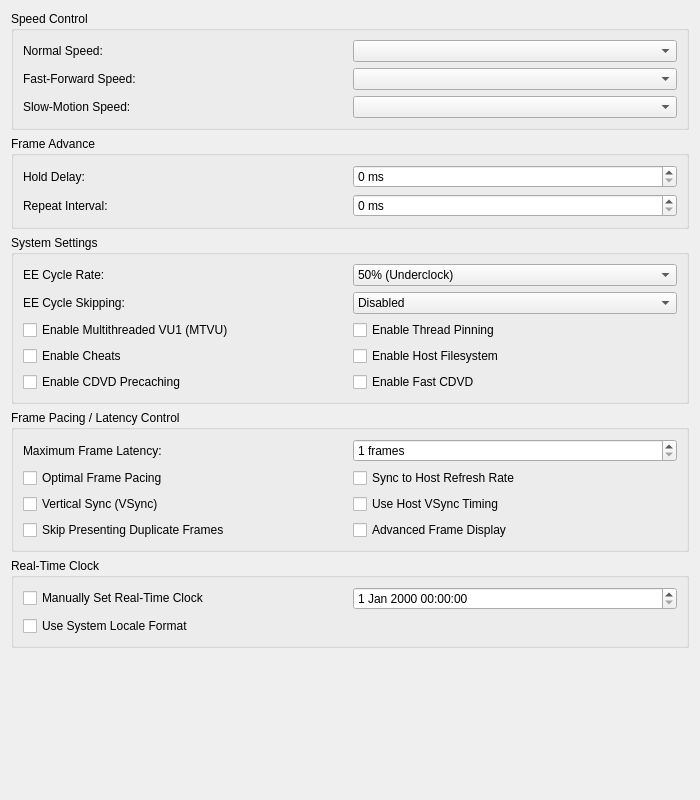
<?xml version="1.0" encoding="UTF-8"?>
<ui version="4.0">
 <class>EmulationSettingsWidget</class>
 <widget class="QWidget" name="EmulationSettingsWidget">
  <property name="geometry">
   <rect>
    <x>0</x>
    <y>0</y>
    <width>700</width>
    <height>800</height>
   </rect>
  </property>
  <layout class="QVBoxLayout" name="verticalLayout">
   <item>
    <widget class="QGroupBox" name="speedGroup">
     <property name="title">
      <string>Speed Control</string>
     </property>
     <layout class="QGridLayout" name="gridLayout_3">
      <item row="2" column="0">
       <widget class="QLabel" name="label_6">
        <property name="text">
         <string>Slow-Motion Speed:</string>
        </property>
        <property name="buddy">
         <cstring>slowMotionSpeed</cstring>
        </property>
       </widget>
      </item>
      <item row="1" column="1">
       <widget class="QComboBox" name="fastForwardSpeed"/>
      </item>
      <item row="2" column="1">
       <widget class="QComboBox" name="slowMotionSpeed"/>
      </item>
      <item row="0" column="0">
       <widget class="QLabel" name="label_4">
        <property name="text">
         <string>Normal Speed:</string>
        </property>
        <property name="buddy">
         <cstring>normalSpeed</cstring>
        </property>
       </widget>
      </item>
      <item row="1" column="0">
       <widget class="QLabel" name="label_5">
        <property name="text">
         <string>Fast-Forward Speed:</string>
        </property>
        <property name="buddy">
         <cstring>fastForwardSpeed</cstring>
        </property>
       </widget>
      </item>
      <item row="0" column="1">
       <widget class="QComboBox" name="normalSpeed"/>
      </item>
     </layout>
    </widget>
   </item>
   <item>
    <widget class="QGroupBox" name="frameAdvanceGroup">
     <property name="title">
      <string>Frame Advance</string>
     </property>
     <layout class="QGridLayout" name="frameAdvanceLayout">
      <item row="0" column="0">
       <widget class="QLabel" name="frameAdvanceHoldDelayLabel">
        <property name="text">
         <string>Hold Delay:</string>
        </property>
        <property name="buddy">
         <cstring>frameAdvanceHoldDelay</cstring>
        </property>
       </widget>
      </item>
      <item row="0" column="1">
       <widget class="QSpinBox" name="frameAdvanceHoldDelay">
        <property name="suffix">
         <string> ms</string>
        </property>
        <property name="keyboardTracking">
         <bool>false</bool>
        </property>
       </widget>
      </item>
      <item row="1" column="0">
       <widget class="QLabel" name="frameAdvanceRepeatIntervalLabel">
        <property name="text">
         <string>Repeat Interval:</string>
        </property>
        <property name="buddy">
         <cstring>frameAdvanceRepeatInterval</cstring>
        </property>
       </widget>
      </item>
      <item row="1" column="1">
       <widget class="QSpinBox" name="frameAdvanceRepeatInterval">
        <property name="suffix">
         <string> ms</string>
        </property>
        <property name="keyboardTracking">
         <bool>false</bool>
        </property>
       </widget>
      </item>
     </layout>
    </widget>
   </item>
   <item>
    <widget class="QGroupBox" name="systemSettingsGroup">
     <property name="title">
      <string>System Settings</string>
     </property>
     <layout class="QGridLayout" name="gridLayout_5">
      <item row="0" column="1">
       <widget class="QComboBox" name="eeCycleRate">
        <item>
         <property name="text">
          <string>50% (Underclock)</string>
         </property>
        </item>
        <item>
         <property name="text">
          <string>60% (Underclock)</string>
         </property>
        </item>
        <item>
         <property name="text">
          <string>75% (Underclock)</string>
         </property>
        </item>
        <item>
         <property name="text">
          <string>100% (Normal Speed)</string>
         </property>
        </item>
        <item>
         <property name="text">
          <string>130% (Overclock)</string>
         </property>
        </item>
        <item>
         <property name="text">
          <string>180% (Overclock)</string>
         </property>
        </item>
        <item>
         <property name="text">
          <string>300% (Overclock)</string>
         </property>
        </item>
       </widget>
      </item>
      <item row="1" column="1">
       <widget class="QComboBox" name="eeCycleSkipping">
        <item>
         <property name="text">
          <string>Disabled</string>
         </property>
        </item>
        <item>
         <property name="text">
          <string>Mild Underclock</string>
         </property>
        </item>
        <item>
         <property name="text">
          <string>Moderate Underclock</string>
         </property>
        </item>
        <item>
         <property name="text">
          <string>Maximum Underclock</string>
         </property>
        </item>
       </widget>
      </item>
      <item row="2" column="0" colspan="2">
       <layout class="QGridLayout" name="systemSettingsLayout">
        <item row="1" column="0">
         <widget class="QCheckBox" name="cheats">
          <property name="text">
           <string>Enable Cheats</string>
          </property>
         </widget>
        </item>
        <item row="0" column="0">
         <widget class="QCheckBox" name="MTVU">
          <property name="text">
           <string>Enable Multithreaded VU1 (MTVU)</string>
          </property>
         </widget>
        </item>
        <item row="1" column="1">
         <widget class="QCheckBox" name="hostFilesystem">
          <property name="text">
           <string>Enable Host Filesystem</string>
          </property>
         </widget>
        </item>
        <item row="2" column="1">
         <widget class="QCheckBox" name="fastCDVD">
          <property name="text">
           <string>Enable Fast CDVD</string>
          </property>
         </widget>
        </item>
        <item row="2" column="0">
         <widget class="QCheckBox" name="precacheCDVD">
          <property name="text">
           <string>Enable CDVD Precaching</string>
          </property>
         </widget>
        </item>
        <item row="0" column="1">
         <widget class="QCheckBox" name="threadPinning">
          <property name="text">
           <string>Enable Thread Pinning</string>
          </property>
         </widget>
        </item>
       </layout>
      </item>
      <item row="0" column="0">
       <widget class="QLabel" name="label_9">
        <property name="text">
         <string>EE Cycle Rate:</string>
        </property>
        <property name="buddy">
         <cstring>eeCycleRate</cstring>
        </property>
       </widget>
      </item>
      <item row="1" column="0">
       <widget class="QLabel" name="label_10">
        <property name="text">
         <string>EE Cycle Skipping:</string>
        </property>
        <property name="buddy">
         <cstring>eeCycleSkipping</cstring>
        </property>
       </widget>
      </item>
     </layout>
    </widget>
   </item>
   <item>
    <widget class="QGroupBox" name="pacingGroup">
     <property name="title">
      <string>Frame Pacing / Latency Control</string>
     </property>
     <layout class="QGridLayout" name="gridLayout_2">
      <item row="1" column="1">
       <widget class="QSpinBox" name="maxFrameLatency">
        <property name="suffix">
         <string extracomment="This string will appear next to the amount of frames selected, in a dropdown box."> frames</string>
        </property>
        <property name="minimum">
         <number>1</number>
        </property>
        <property name="maximum">
         <number>5</number>
        </property>
       </widget>
      </item>
      <item row="1" column="0">
       <widget class="QLabel" name="label_2">
        <property name="text">
         <string>Maximum Frame Latency:</string>
        </property>
        <property name="buddy">
         <cstring>maxFrameLatency</cstring>
        </property>
       </widget>
      </item>
      <item row="3" column="0" colspan="2">
       <layout class="QGridLayout" name="basicCheckboxGridLayout">
        <item row="0" column="1">
         <widget class="QCheckBox" name="syncToHostRefreshRate">
          <property name="text">
           <string>Sync to Host Refresh Rate</string>
          </property>
         </widget>
        </item>
        <item row="1" column="0">
         <widget class="QCheckBox" name="vsync">
          <property name="text">
           <string>Vertical Sync (VSync)</string>
          </property>
         </widget>
        </item>
        <item row="0" column="0">
         <widget class="QCheckBox" name="optimalFramePacing">
          <property name="text">
           <string>Optimal Frame Pacing</string>
          </property>
         </widget>
        </item>
        <item row="1" column="1">
         <widget class="QCheckBox" name="useVSyncForTiming">
          <property name="text">
           <string>Use Host VSync Timing</string>
          </property>
         </widget>
        </item>
        <item row="2" column="0">
         <widget class="QCheckBox" name="skipPresentingDuplicateFrames">
          <property name="text">
           <string>Skip Presenting Duplicate Frames</string>
          </property>
         </widget>
        </item>
        <item row="2" column="1">
         <widget class="QCheckBox" name="advancedFrameDisplay">
          <property name="text">
           <string>Advanced Frame Display</string>
          </property>
         </widget>
        </item>
       </layout>
      </item>
     </layout>
    </widget>
   </item>
   <item>
    <widget class="QGroupBox" name="rtcGroup">
     <property name="title">
      <string>Real-Time Clock</string>
     </property>
     <layout class="QGridLayout" name="gridLayoutRTC">
      <item row="0" column="0">
       <widget class="QCheckBox" name="manuallySetRealTimeClock">
        <property name="text">
         <string>Manually Set Real-Time Clock</string>
        </property>
       </widget>
      </item>
      <item row="0" column="1">
       <widget class="QDateTimeEdit" name="rtcDateTime"/>
      </item>
      <item row="1" column="0">
       <widget class="QCheckBox" name="rtcUseSystemLocaleFormat">
        <property name="text">
         <string>Use System Locale Format</string>
        </property>
       </widget>
      </item>
     </layout>
    </widget>
   </item>
   <item>
    <spacer name="verticalSpacer">
     <property name="orientation">
      <enum>Qt::Orientation::Vertical</enum>
     </property>
     <property name="sizeHint" stdset="0">
      <size>
       <width>20</width>
       <height>0</height>
      </size>
     </property>
    </spacer>
   </item>
  </layout>
 </widget>
 <tabstops>
  <tabstop>normalSpeed</tabstop>
  <tabstop>fastForwardSpeed</tabstop>
  <tabstop>slowMotionSpeed</tabstop>
  <tabstop>eeCycleRate</tabstop>
  <tabstop>eeCycleSkipping</tabstop>
  <tabstop>MTVU</tabstop>
  <tabstop>threadPinning</tabstop>
  <tabstop>cheats</tabstop>
  <tabstop>hostFilesystem</tabstop>
  <tabstop>precacheCDVD</tabstop>
  <tabstop>fastCDVD</tabstop>
  <tabstop>maxFrameLatency</tabstop>
  <tabstop>optimalFramePacing</tabstop>
  <tabstop>syncToHostRefreshRate</tabstop>
  <tabstop>vsync</tabstop>
  <tabstop>useVSyncForTiming</tabstop>
  <tabstop>skipPresentingDuplicateFrames</tabstop>
  <tabstop>manuallySetRealTimeClock</tabstop>
  <tabstop>rtcDateTime</tabstop>
 </tabstops>
 <resources>
  <include location="../resources/resources.qrc"/>
 </resources>
 <connections/>
</ui>
